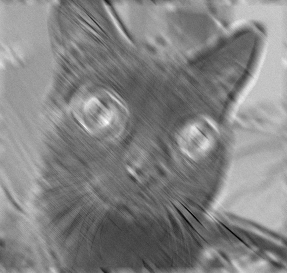
#> input picture Lab9/filtered.png, 287 x 273 px, found by its file name
$ python zad3.py
#> lines starting #> are read from the running program, lines starting #| are printed output that depends on the picture
import numpy as np
import matplotlib.pyplot as plt
import skimage as img
from skimage import data
from scipy import ndimage

def fft(img):
    mono_fft = np.fft.fft2(img)
    print(mono_fft.shape)
    mono_fft_sh = np.fft.fftshift(mono_fft)
    mono_fft = mono_fft_sh
    return mono_fft

def inverse_fft(img):
    inverse = np.fft.ifft2(np.fft.ifftshift(img))
    inverse = np.real(np.fft.ifftshift(inverse))
    return inverse

fig, ax = plt.subplots(3, 2)
filtered_img = plt.imread("Lab9/filtered.png")
#> filtered_img is the input picture: shape (273, 287, 4) float32; mean R, G, B, A 0.513, 0.513, 0.513, 1
print(filtered_img.shape)
#| (273, 287, 4)
mono = filtered_img[:,:,0]
#mono = np.mean(mono,axis = 2)
mono_shape = mono.shape
#> mono_shape = (273, 287)
print(mono_shape)
#| (273, 287)
mono = mono[:mono_shape[0]-1,:mono_shape[1]]#obydwa musza byc nieparzyste
#> mono: shape (272, 287) float32
mono_shape = mono.shape
#> mono_shape = (272, 287)
print(mono_shape)
#| (272, 287)

h = np.ones((13,13))
h = h*(-1)
for i in range(13):
    h[i,i] = 9
h = h*(1/(-39))

#fourier transform
mono_fft = fft(mono)
#| (272, 287)

h_padded = np.zeros(mono_shape)
h_padded[mono_shape[0]//2:mono_shape[0]//2+13,mono_shape[1]//2:mono_shape[1]//2+13] = h
h_padded_fft = fft(h_padded)

#dekonwolucja
LAMBDA = 0.02
mono_fft_filtered = (mono_fft/h_padded_fft)/((1+(LAMBDA/h_padded_fft/h_padded_fft)))

inverse = inverse_fft(mono_fft_filtered)
#> in inverse_fft, `inverse = np.real(np.fft.ifftshift(inverse))`:
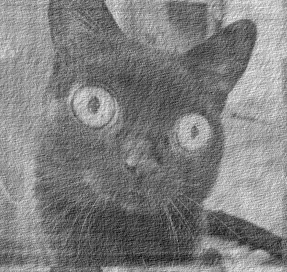
#> inverse: shape (272, 287) float64; min 0.0143, max 0.98, mean 0.504

#show
ax[0,0].imshow(filtered_img,cmap = 'binary_r')
ax[0,1].imshow(np.abs(np.log(mono_fft)),cmap = 'magma')
ax[1,0].imshow(h_padded,cmap = 'binary_r')
ax[1,1].imshow(np.abs(h_padded_fft),cmap = 'magma')
ax[2,0].imshow(np.abs(np.log(mono_fft_filtered)),cmap = 'magma')
ax[2,1].imshow(inverse,cmap = 'binary_r')
fig.show()
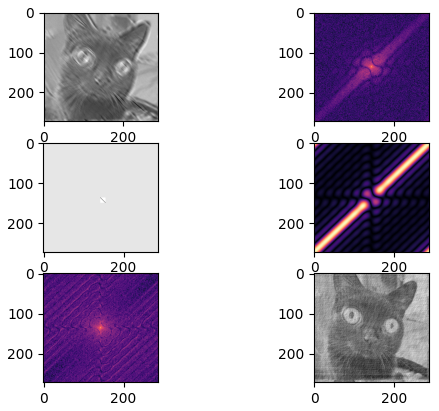
#> figure drawn by matplotlib, 6 panels
input()
